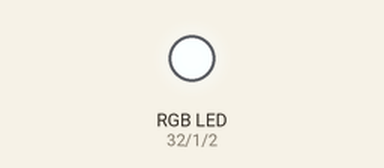
Simulated run of this sketch. Board: ESP32. On the bench: an RGB LED mixed from three pins (HIGH = lit). Dim RGB values are drawn brighter than linear.

Above: at 0.05 s.
At 0.65 s:
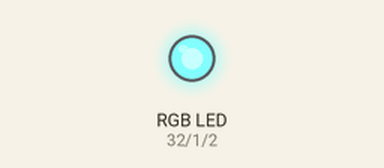
At 1.2 s:
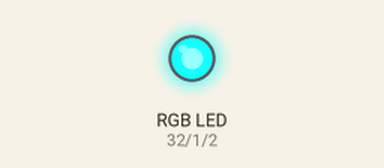
At 2.55 s:
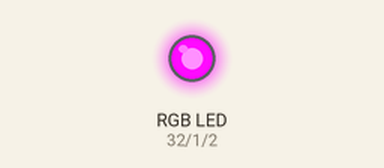
At 3.8 s:
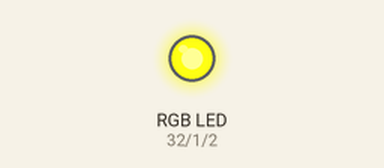
At 5.1 s:
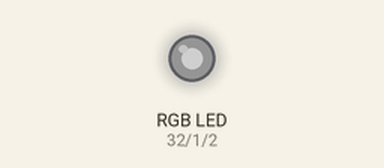
Timing chart, 0 to 6.8 s (numbered marks = the images above):
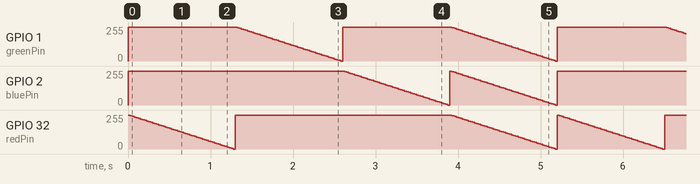

The sketch:

FadeColorsRGB.ino
```cpp
int redPin = A4;    // RED pin of the LED to PWM pin **A4**
int greenPin = D0;  // GREEN pin of the LED to PWM pin **D0**
int bluePin = D1;   // BLUE pin of the LED to PWM pin **D1**
int brightness = 255; // Full brightness for an Cathode RGB LED is 0, and off 255

void setup()
{
  // Set up our pins for output
  pinMode( redPin, OUTPUT);
  pinMode( greenPin, OUTPUT);
  pinMode( bluePin, OUTPUT);

}


void loop()
{

  // Set all pins to off
  analogWrite(redPin, 255);
  analogWrite(greenPin, 255);
  analogWrite(bluePin, 255);


  // Fade up red
  for( int i = 255; i > -1 ; i = i - 5 )
  {
    analogWrite(redPin, i);
    delay(25);
  }

  // Set all pins to off
  analogWrite(redPin, 255);
  analogWrite(greenPin, 255);
  analogWrite(bluePin, 255);

  // Fade up green

  for( int i = 255; i > -1 ; i = i - 5 )
  {
    analogWrite(greenPin, i);
    delay(25);
  }

  // Set all pins to off
  analogWrite(redPin, 255);
  analogWrite(greenPin, 255);
  analogWrite(bluePin, 255);

  // Fade up blue
  for( int i = 255; i > -1 ; i = i - 5 )
  {
    analogWrite(bluePin, i);
    delay(25);
  }

  // Set all pins to off
  analogWrite(redPin, 255);
  analogWrite(greenPin, 255);
  analogWrite(bluePin, 255);

  // Fade all up
  for( int i = 255; i > -1 ; i = i - 5 )
  {
    analogWrite(redPin, i);
    analogWrite(greenPin, i);
    analogWrite(bluePin, i);
    delay(25);
  }


}
```

Measured:
- by itself, GPIO 1 (greenPin): ramps from 255/255 to 0/255 and jumps back, once every 2.6 s
- by itself, GPIO 2 (bluePin), GPIO 32 (redPin): moves between 0/255 and 255/255, repeating every 5.2 s
